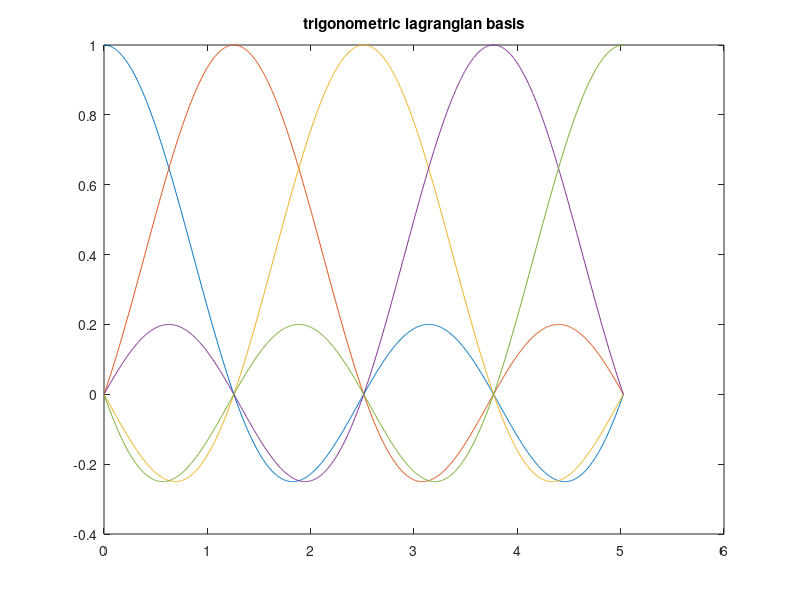
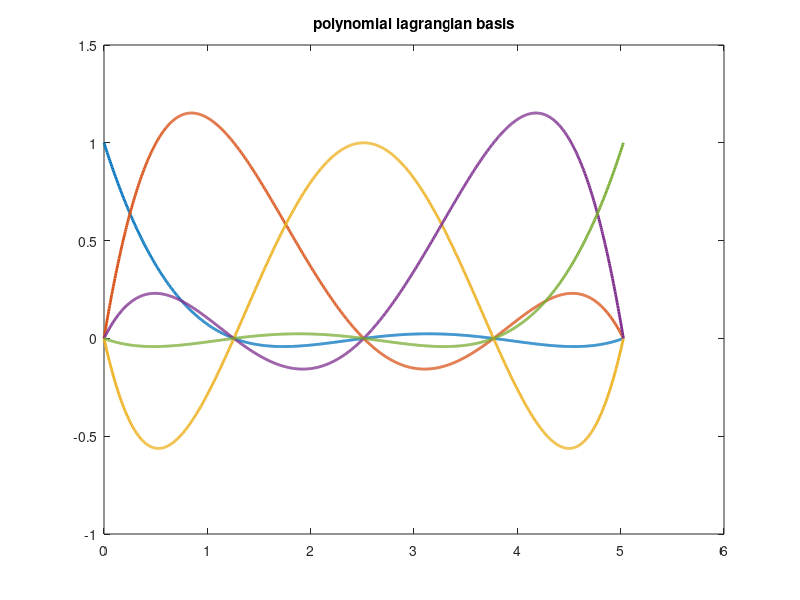

Write MATLAB code to recreate these figures, in order.
%% Exercise 9.4
clear all; close all

M  = 2;
k  = -M:M;
n  = 2*M;
N  = [0:n];
h  = 2*pi/(n+1);

xj = N*h;

x = linspace (xj(1), xj(end), 1000).';
figure (1)
phiT=[];
for jj = N
  phit = 1/(n+1)*sum (exp (1i * k' * (x' - h*jj)));
  plot (x, phit)
  phiT=[phiT phit'];
  hold all
end
title ("trigonometric lagrangian basis")

%%
figure (2)
hold on, box on

phi=zeros(numel(xj), numel(xj));
for j = 1:numel(xj)
	
	nodes = setdiff(xj, xj(j));
	
	phi(:, j) = poly(nodes) / polyval(poly(nodes), xj(j));
    plot(x, polyval(phi(:, j), x),  'LineWidth', 2)  
 
end

title ("polynomial lagrangian basis")
